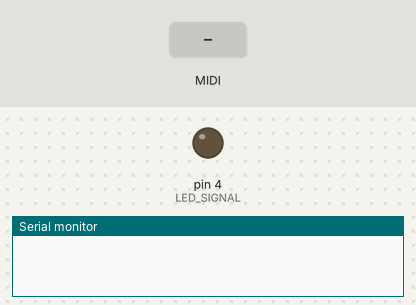
Bench run of a program on a simulated Teensy 4. Shown: output pins drawn as LEDs (lit = HIGH), the last lines printed to the serial monitor. The test bench sets the inputs (shaded band). MIDI output is not drawn.

Above: at 1.2 s.
1.3 s: MIDI note 36 received
At 1.45 s:
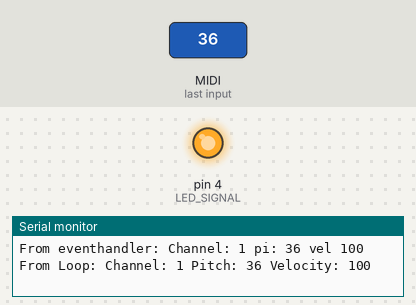
Timing chart, 0 to 4.3 s (numbered marks = the images above; inputs shaded):
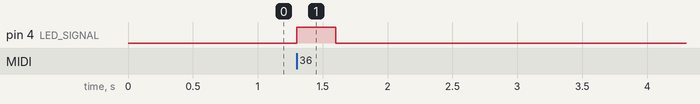

Measured:
- after the input at 1.3 s, pin 4 (LED_SIGNAL): LOW → HIGH at once, → LOW 0.30 s later

The program:

main.cpp
```cpp
#include <Arduino.h>
#include <MIDI.h>


//https://github.com/FortySevenEffects/arduino_midi_library

// Teensy41_Midi_Get_Notes_from_Yamaha_PSR140_Keyboard

// Simple tutorial on how to receive and send MIDI messages.
// Here, when receiving any message on channel 1, the Arduino
// will blink a led and print messages in eventhandler and loop

// The Midi interface is made with a 6n137 Optocoupler
// https://forum.pjrc.com/threads/66877-Teensy-4-0-serial-optocoupler-6n137s

#define LED_SIGNAL 4

MIDI_CREATE_DEFAULT_INSTANCE();

bool LedState = false;

void handleNoteOn(byte channel, byte pitch, byte velocity)
{
    // Do whatever you want when a note is pressed.

    // Try to keep your callbacks short (no delays ect)
    // otherwise it would slow down the loop() and have a bad impact
    // on real-time performance.

    Serial.printf("From eventhandler: Channel: %i pi: %i vel %i\n", (int)channel, (int)pitch, (int)velocity);
    LedState = !LedState;
    digitalWrite(LED_SIGNAL, LedState);
}

void handleNoteOff(byte channel, byte pitch, byte velocity)
{
    // Do something when the note is released.
    // Note that NoteOn messages with 0 velocity are interpreted as NoteOffs.

    Serial.print("From eventhandler: Message ended:\n");
    LedState = !LedState;
    digitalWrite(LED_SIGNAL, LedState);
}

void setup()
{
    pinMode(LED_SIGNAL, OUTPUT);

    // Connect the handleNoteOn function to the library,
    // so it is called upon reception of a NoteOn.
    MIDI.setHandleNoteOn(handleNoteOn);  // Put only the name of the function

    // Do the same for NoteOffs
    MIDI.setHandleNoteOff(handleNoteOff);

    // Launch MIDI and listen to all channels
    MIDI.begin(MIDI_CHANNEL_OMNI);

    //start serial with midi baudrate 31250
    Serial1.begin(31250,SERIAL_8N1);
}

void loop()
{
  if (MIDI.read())
  {
    int channel = MIDI.getChannel();
    int data1 = MIDI.getData1();
    int data2 = MIDI.getData2();

    if (MIDI.getType() == midi::NoteOn) // 0x90
    {
        Serial.printf("From Loop: Channel: %i Pitch: %i Velocity: %i", channel, data1, data2);
        Serial.println();
    }
    else
    {
      if (MIDI.getType() == midi::NoteOff) // 0x80
      {
        Serial.println("From Loop: Note off\n");
      }
      else
      {
        if (MIDI.getType() != midi::ActiveSensing) // 0xfe
        {
          Serial.printf("%#02x  ", MIDI.getType());
        }
      }
    }
  }
}
```
